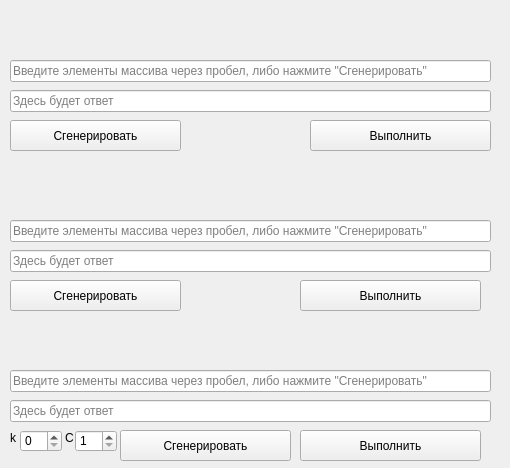
<?xml version="1.0" encoding="UTF-8"?>
<ui version="4.0">
 <class>Form</class>
 <widget class="QWidget" name="Form">
  <property name="geometry">
   <rect>
    <x>0</x>
    <y>0</y>
    <width>510</width>
    <height>468</height>
   </rect>
  </property>
  <property name="minimumSize">
   <size>
    <width>510</width>
    <height>468</height>
   </size>
  </property>
  <property name="maximumSize">
   <size>
    <width>510</width>
    <height>468</height>
   </size>
  </property>
  <property name="windowTitle">
   <string>Лабораторная работа №6. Часть 2</string>
  </property>
  <widget class="QLabel" name="labelF1a">
   <property name="geometry">
    <rect>
     <x>10</x>
     <y>10</y>
     <width>481</width>
     <height>41</height>
    </rect>
   </property>
   <property name="text">
    <string/>
   </property>
   <property name="pixmap">
    <pixmap>images/f1a.png</pixmap>
   </property>
   <property name="scaledContents">
    <bool>true</bool>
   </property>
  </widget>
  <widget class="QLineEdit" name="boxF1a">
   <property name="geometry">
    <rect>
     <x>10</x>
     <y>60</y>
     <width>481</width>
     <height>22</height>
    </rect>
   </property>
   <property name="placeholderText">
    <string>Введите элементы массива через пробел, либо нажмите &quot;Сгенерировать&quot;</string>
   </property>
  </widget>
  <widget class="QPushButton" name="buttonF1aGen">
   <property name="geometry">
    <rect>
     <x>10</x>
     <y>120</y>
     <width>171</width>
     <height>31</height>
    </rect>
   </property>
   <property name="text">
    <string>Сгенерировать</string>
   </property>
  </widget>
  <widget class="QPushButton" name="buttonF1aEval">
   <property name="geometry">
    <rect>
     <x>310</x>
     <y>120</y>
     <width>181</width>
     <height>31</height>
    </rect>
   </property>
   <property name="text">
    <string>Выполнить</string>
   </property>
  </widget>
  <widget class="QLabel" name="labelF1b">
   <property name="geometry">
    <rect>
     <x>10</x>
     <y>160</y>
     <width>481</width>
     <height>51</height>
    </rect>
   </property>
   <property name="text">
    <string/>
   </property>
   <property name="pixmap">
    <pixmap>images/f1b.png</pixmap>
   </property>
   <property name="scaledContents">
    <bool>true</bool>
   </property>
  </widget>
  <widget class="QPushButton" name="buttonF1bGen">
   <property name="geometry">
    <rect>
     <x>10</x>
     <y>280</y>
     <width>171</width>
     <height>31</height>
    </rect>
   </property>
   <property name="text">
    <string>Сгенерировать</string>
   </property>
  </widget>
  <widget class="QPushButton" name="buttonF1bEval">
   <property name="geometry">
    <rect>
     <x>300</x>
     <y>280</y>
     <width>181</width>
     <height>31</height>
    </rect>
   </property>
   <property name="text">
    <string>Выполнить</string>
   </property>
  </widget>
  <widget class="QLabel" name="LabelF2">
   <property name="geometry">
    <rect>
     <x>10</x>
     <y>320</y>
     <width>481</width>
     <height>41</height>
    </rect>
   </property>
   <property name="text">
    <string/>
   </property>
   <property name="pixmap">
    <pixmap>images/f2.png</pixmap>
   </property>
   <property name="scaledContents">
    <bool>true</bool>
   </property>
  </widget>
  <widget class="QLineEdit" name="boxF1b">
   <property name="geometry">
    <rect>
     <x>10</x>
     <y>220</y>
     <width>481</width>
     <height>22</height>
    </rect>
   </property>
   <property name="placeholderText">
    <string>Введите элементы массива через пробел, либо нажмите &quot;Сгенерировать&quot;</string>
   </property>
  </widget>
  <widget class="QLabel" name="labelF2k">
   <property name="geometry">
    <rect>
     <x>10</x>
     <y>430</y>
     <width>16</width>
     <height>16</height>
    </rect>
   </property>
   <property name="text">
    <string>k</string>
   </property>
  </widget>
  <widget class="QLabel" name="labelF2C">
   <property name="geometry">
    <rect>
     <x>65</x>
     <y>430</y>
     <width>16</width>
     <height>16</height>
    </rect>
   </property>
   <property name="text">
    <string>C</string>
   </property>
  </widget>
  <widget class="QLineEdit" name="boxF2">
   <property name="geometry">
    <rect>
     <x>10</x>
     <y>370</y>
     <width>481</width>
     <height>22</height>
    </rect>
   </property>
   <property name="placeholderText">
    <string>Введите элементы массива через пробел, либо нажмите &quot;Сгенерировать&quot;</string>
   </property>
  </widget>
  <widget class="QPushButton" name="buttonF2Gen">
   <property name="geometry">
    <rect>
     <x>120</x>
     <y>430</y>
     <width>171</width>
     <height>31</height>
    </rect>
   </property>
   <property name="text">
    <string>Сгенерировать</string>
   </property>
  </widget>
  <widget class="QPushButton" name="buttonF2Eval">
   <property name="geometry">
    <rect>
     <x>300</x>
     <y>430</y>
     <width>181</width>
     <height>31</height>
    </rect>
   </property>
   <property name="text">
    <string>Выполнить</string>
   </property>
  </widget>
  <widget class="QSpinBox" name="boxF2k">
   <property name="geometry">
    <rect>
     <x>20</x>
     <y>430</y>
     <width>42</width>
     <height>22</height>
    </rect>
   </property>
  </widget>
  <widget class="QSpinBox" name="boxF2C">
   <property name="geometry">
    <rect>
     <x>75</x>
     <y>430</y>
     <width>42</width>
     <height>22</height>
    </rect>
   </property>
   <property name="minimum">
    <number>1</number>
   </property>
  </widget>
  <widget class="QLineEdit" name="boxF1aAns">
   <property name="geometry">
    <rect>
     <x>10</x>
     <y>90</y>
     <width>481</width>
     <height>22</height>
    </rect>
   </property>
   <property name="readOnly">
    <bool>true</bool>
   </property>
   <property name="placeholderText">
    <string>Здесь будет ответ</string>
   </property>
  </widget>
  <widget class="QLineEdit" name="boxF1bAns">
   <property name="geometry">
    <rect>
     <x>10</x>
     <y>250</y>
     <width>481</width>
     <height>22</height>
    </rect>
   </property>
   <property name="readOnly">
    <bool>true</bool>
   </property>
   <property name="placeholderText">
    <string>Здесь будет ответ</string>
   </property>
  </widget>
  <widget class="QLineEdit" name="boxF2Ans">
   <property name="geometry">
    <rect>
     <x>10</x>
     <y>400</y>
     <width>481</width>
     <height>22</height>
    </rect>
   </property>
   <property name="readOnly">
    <bool>true</bool>
   </property>
   <property name="placeholderText">
    <string>Здесь будет ответ</string>
   </property>
  </widget>
 </widget>
 <resources/>
 <connections/>
</ui>
